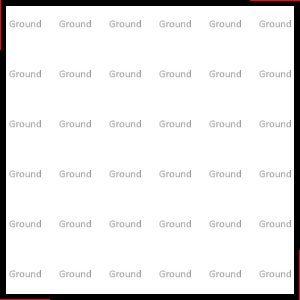

Below is a game level as drawn by its tile map, then a one-line description and the .tmx file that defines it, in full:
An orthogonal 6x6 tile map with 50x50 px tiles, 2 tile layers (Ground, Walls3), 2 tilesets and 2 objects.

<map version="1.4" tiledversion="1.4.1" orientation="orthogonal" renderorder="left-up" compressionlevel="0" width="6" height="6" tilewidth="50" tileheight="50" infinite="0" nextlayerid="29" nextobjectid="63">
 <properties>
  <property name="NoAgents" type="bool" value="false" />
  <property name="NoSpawning" type="bool" value="false" />
 </properties>
 <tileset firstgid="1" source="../../_Tiled/Master.tsx" />
 <tileset firstgid="29" source="../../_Tiled/Deco.tsx" />
 <group id="5" name="Floor 0">
  <properties>
   <property name="Height" type="float" value="2.5" />
  </properties>
  <layer id="1" name="Ground" width="6" height="6">
   <properties>
    <property name="Materials" value="[ground]" />
    <property name="Walkable" type="bool" value="true" />
   </properties>
   <data encoding="csv">
4,4,4,4,4,4,
4,4,4,4,4,4,
4,4,4,4,4,4,
4,4,4,4,4,4,
4,4,4,4,4,4,
4,4,4,4,4,4
</data>
  </layer>
  <layer id="28" name="Walls3" width="6" height="6">
   <properties>
    <property name="ConnectToCeiling" type="bool" value="true" />
    <property name="Materials" value="[walls]" />
   </properties>
   <data encoding="csv">
2684354566,3221225477,3221225477,3221225477,3221225477,3221225478,
2684354565,0,0,0,0,1610612741,
2684354565,0,0,0,0,1610612741,
2684354565,0,0,0,0,1610612741,
2684354565,0,0,0,0,1610612741,
6,5,5,5,5,1610612742
</data>
  </layer>
  <objectgroup id="4" name="Transitions">
   <object id="8" gid="8" x="50" y="100" width="50" height="50" rotation="-90">
    <properties>
     <property name="TargetZone" value="testArea" />
    </properties>
   </object>
   <object id="55" gid="20" x="200" y="100" width="50" height="50" rotation="-90" />
  </objectgroup>
 </group>
</map>
